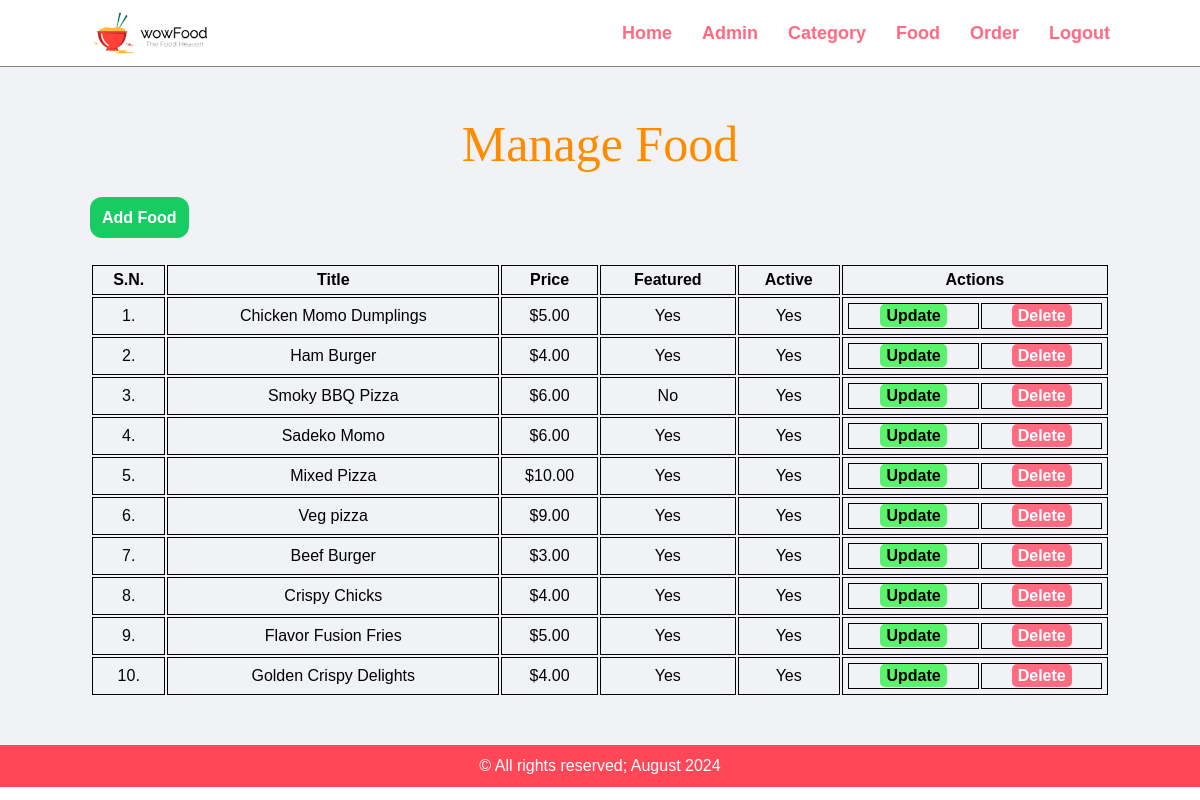
The page /food-admin/admin/manage-food.php (signed in) on the database its author committed.
### tables this page shows
CREATE TABLE `tbl_food` (
  `id` int(10) UNSIGNED NOT NULL,
  `title` varchar(100) NOT NULL,
  `description` text NOT NULL,
  `price` decimal(10,2) NOT NULL,
  `image_name` varchar(255) NOT NULL,
  `category_id` int(10) UNSIGNED NOT NULL,
  `featured` varchar(10) NOT NULL,
  `active` varchar(10) NOT NULL
);

### food-admin/admin/manage-food.php (the view, shortened to what this page needs)
<?php include('partials/menu.php'); ?>
<div class="main-content">
    <div class="wrapper">
        <h1 class="heading">Manage Food</h1>
        <br /><br />
        <a href="<?php echo SITEURL; ?>admin/add-food.php" class="add-btn">Add Food</a>
        <br /><br /><br />
        <table class="tbl-full">
            <tr>
                <th>S.N.</th>
                <th>Title</th>
                <th>Price</th>
                <th>Featured</th>
                <th>Active</th>
                <th>Actions</th>
            </tr>
            <?php
                $sql = "SELECT * FROM tbl_food";
                $res = mysqli_query($conn, $sql);
                $count = mysqli_num_rows($res);
                $sn = 1;
                if($count > 0)
                {
                    while($row = mysqli_fetch_assoc($res))
                    {
                        $id = $row['id'];
                        $title = $row['title'];
                        $price = $row['price'];
                        $featured = $row['featured'];
                        $active = $row['active'];
                        ?>
                        <tr>
                            <td><?php echo $sn++; ?>. </td>
                            <td><?php echo $title; ?></td>
                            <td>$<?php echo $price; ?></td>
                            <td><?php echo $featured; ?></td>
                            <td><?php echo $active; ?></td>
                            <td>
                                <table class="tbl-full">
                                    <tr>
                                        <td><a href="<?php echo SITEURL; ?>admin/update-food.php?id=<?php echo $id; ?>" class="btn-secondary">Update</a></td>
                                        <td><a href="<?php echo SITEURL; ?>admin/delete-food.php?id=<?php echo $id; ?>" class="btn-danger">Delete</a></td>
                                    </tr>
                                </table>
                            </td>
                        </tr>
                        <?php
                    }
                }
                else
                {
                    echo "<tr> <td colspan='6' class='error'> Food not Added Yet. </td> </tr>";
                }
            ?>
        </table>
    </div>
</div>
<?php include('partials/footer.php'); ?>

### food-admin/css/admin.css (style rules this page uses)
* { margin: 0; padding: 0; font-family: Arial, Helvetica, sans-serif; }
.wrapper { padding: 1%; width: 85%; margin: auto; }
.heading { text-align: center; font: 50px italic; color: darkorange; }
.tbl-full { width: 100%; }
table tr th { border: 1px solid black; padding: 5px; text-align: center; }
table tr td { border: 1px solid black; padding: 3px; text-align: center; }
.add-btn { padding: 12px; background-color: #17cd63; color: white; text-decoration: none; font-weight: bold; border-radius: 12px; }
.btn-secondary { background-color: #58f36a; padding: 3px 6px; border-radius: 5px; color: black; text-decoration: none; font-weight: bold; }
.btn-danger { background-color: #ff6b81; padding: 3px 6px; border-radius: 5px; color: white; text-decoration: none; font-weight: bold; }
.main-content { min-height: 71vh; background-color: #f1f2f6; padding: 3% 0; }

### rows shown on the page
tbl_food: title "Chicken Momo Dumplings", price "5.00", featured "Yes", active "Yes"
tbl_food: title "Ham Burger", price "4.00", featured "Yes", active "Yes"
tbl_food: title "Smoky BBQ Pizza", price "6.00", featured "No", active "Yes"
tbl_food: title "Sadeko Momo", price "6.00", featured "Yes", active "Yes"
tbl_food: title "Mixed Pizza", price "10.00", featured "Yes", active "Yes"
tbl_food: title "Veg pizza", price "9.00", featured "Yes", active "Yes"
tbl_food: title "Beef Burger", price "3.00", featured "Yes", active "Yes"
tbl_food: title "Crispy Chicks", price "4.00", featured "Yes", active "Yes"
tbl_food: title "Flavor Fusion Fries", price "5.00", featured "Yes", active "Yes"
tbl_food: title "Golden Crispy Delights", price "4.00", featured "Yes", active "Yes"
